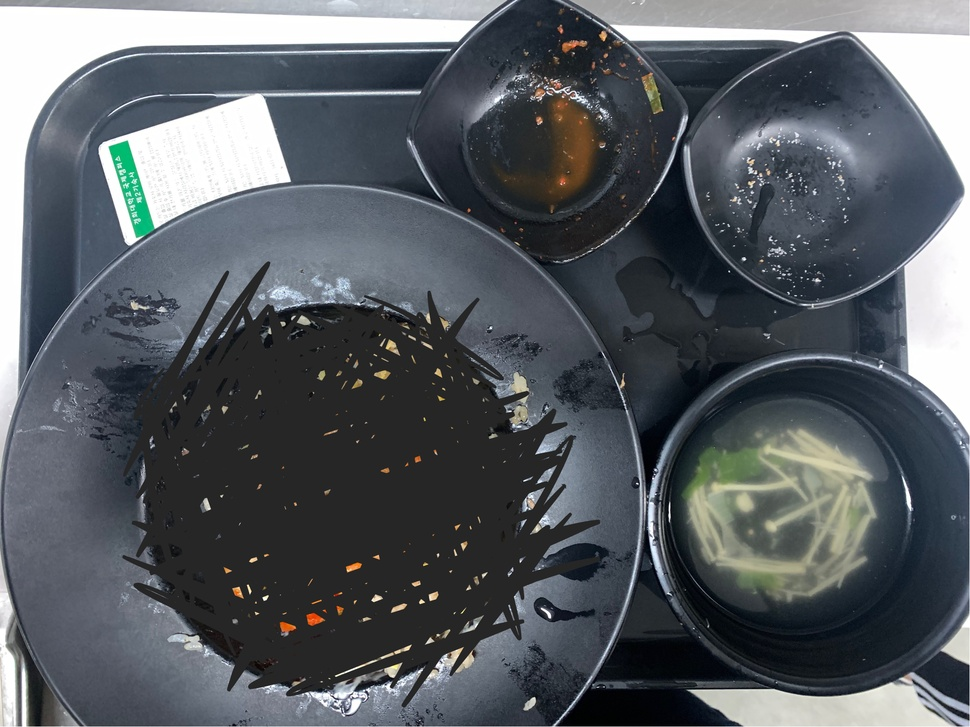
#> input picture img/tray_ori.jpg, 970 x 727 px, shrunk from 4033 x 3025 before the run
$ python tray_GrayBlurCannyContour.py
#> lines starting #> are read from the running program, lines starting #| are printed output that depends on the picture; after the words box and inside, x2 and y2 are one past the last pixel; in counts of white or black regions, pixels touching at a corner belong together
import cv2 as cv

def setLabel(image, str, contour):
    (text_width, text_height), baseline = cv.getTextSize(str, cv.FONT_HERSHEY_SIMPLEX, 0.7, 1)
    x,y,width,height = cv.boundingRect(contour)
    pt_x = x+int((width-text_width)/2)
    pt_y = y+int((height + text_height)/2)
    cv.rectangle(image, (pt_x, pt_y+baseline), (pt_x+text_width, pt_y-text_height), (200,200,200), cv.FILLED)
    cv.putText(image, str, (pt_x, pt_y), cv.FONT_HERSHEY_SIMPLEX, 0.7, (0,0,0), 1, 8)


img_color = cv.imread('../img/tray_ori.jpg', cv.IMREAD_COLOR)
#> img_color is the input picture: shape (727, 970, 3); mean B, G, R 97.6, 92.5, 87.4
cv.imshow('result', img_color)
cv.waitKey(0)

img_blur = cv.GaussianBlur(img_color, (3, 3), 0)
cv.imshow('result', img_blur)
cv.imwrite('../img/tray_blur.jpg', img_blur)

img_canny = cv.Canny(img_blur, 100, 300)
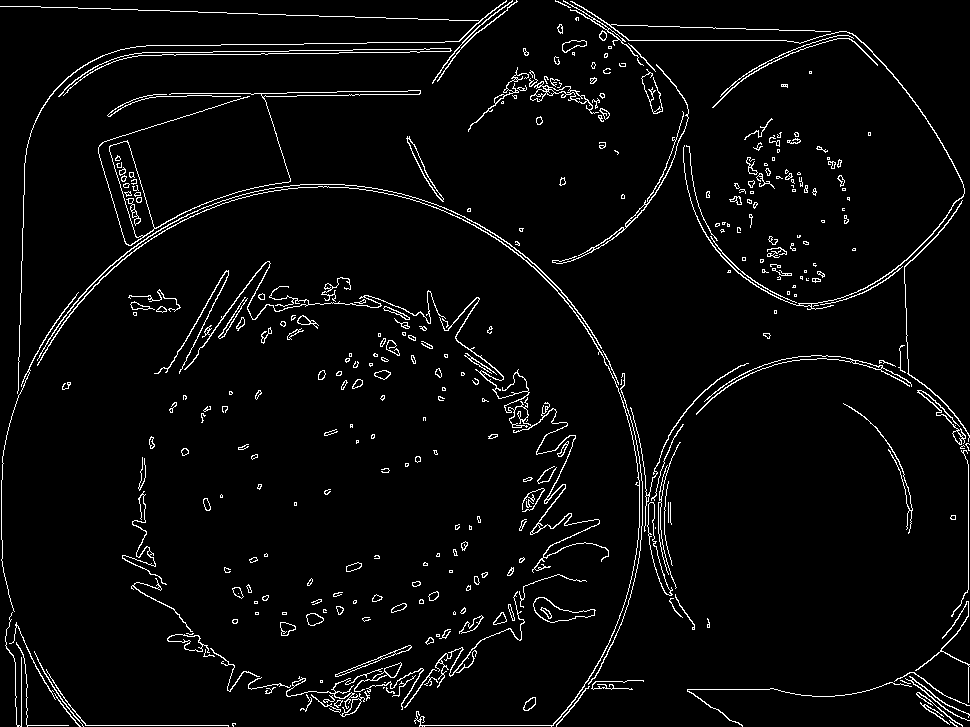
#> img_canny: shape (727, 970); 3.9% white in thin lines or dots
cv.imshow('result', img_canny)
cv.imwrite('../img/tray_canny.jpg', img_canny)

img_gray = cv.cvtColor(img_color, cv.COLOR_BGR2GRAY)
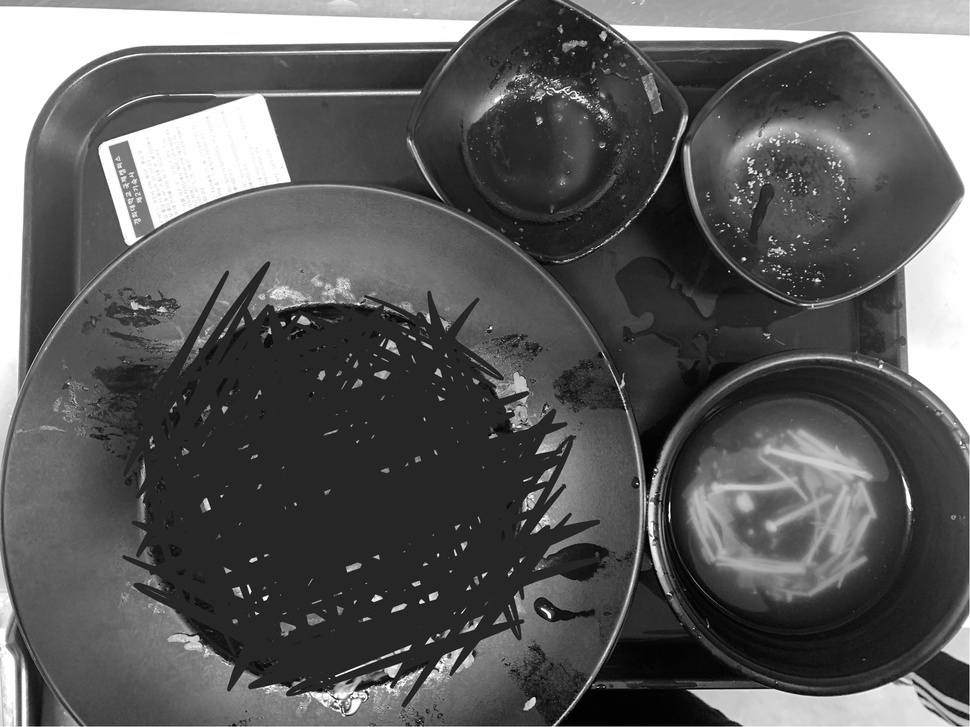
#> img_gray: shape (727, 970); min 0, max 255, mean 91.5
cv.imshow('result', img_gray)
cv.imwrite('../img/tray_gray.jpg', img_gray)
cv.waitKey(0)

ret,img_binary = cv.threshold(img_gray, 127, 255, cv.THRESH_BINARY_INV|cv.THRESH_OTSU)
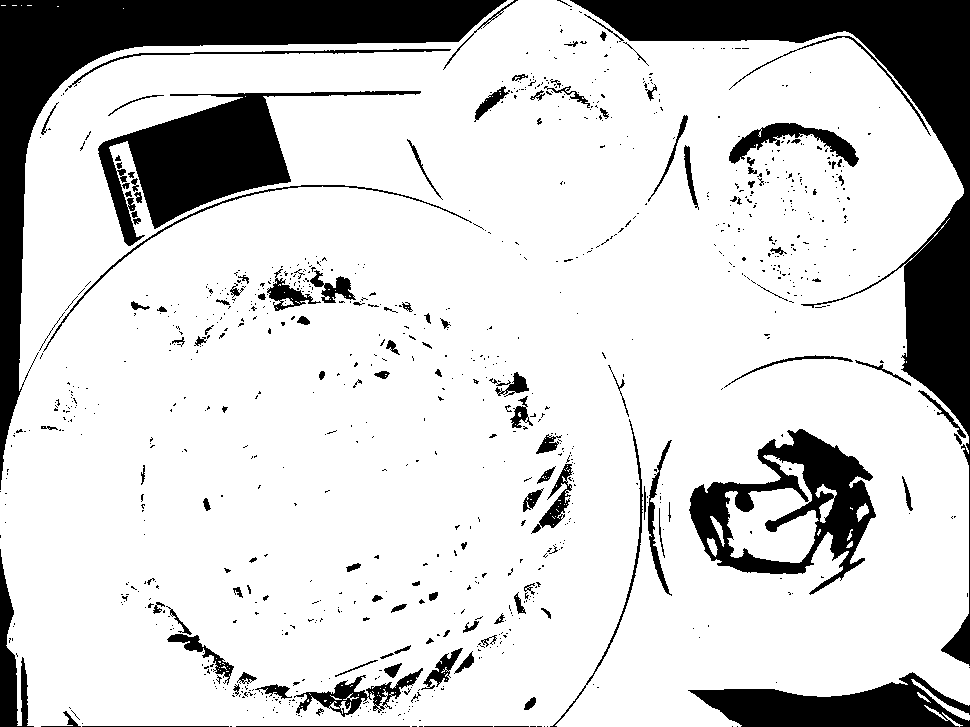
#> img_binary: shape (727, 970); 81.7% white; 971 black regions (838 under 20 px)
#> ret = 139
cv.imshow('result', img_binary)
cv.imwrite('../img/tray_binary.jpg', img_binary)
cv.waitKey(0)

contours, hierarchy = cv.findContours(img_binary, cv.RETR_EXTERNAL, cv.CHAIN_APPROX_SIMPLE)
#> contours = 11 contours, 7 with area under 20; largest, box (x1, y1, x2, y2) and area: (0, 0, 970, 727) 622381, (911, 679, 970, 721) 262, (924, 705, 963, 727) 72, (917, 692, 931, 703) 25

for cnt in contours:
    size = len(cnt)
    print(size)

    epsilon = 0.005 * cv.arcLength(cnt, True)
    approx = cv.approxPolyDP(cnt, epsilon, True)

    size = len(approx)
    print(size)

    cv.line(img_color, tuple(approx[0][0]), tuple(approx[size-1][0]), (0, 255, 0), 3)
    for k in range(size-1):
        cv.line(img_color, tuple(approx[k][0]), tuple(approx[k+1][0]), (0, 255, 0), 3)
#> this loop made 11 passes
#> (epsilon, approx) on passes 4 to 10: (0.01, [[906, 361], [906, 362]]), (0, [[123, 8]]), (0.01, [[57, 6], [58, 6]]), (0.04, [[27, 5], [31, 5]]), (0, [[21, 5]]), (0.04, [[12, 5], [16, 5]]), (0.04, [[1, 5], [5, 5]])
#> epsilon on passes 1, 2, 3, 11: 0.57, 0.177, 0.773, 21.69
#> (printed output is left out)
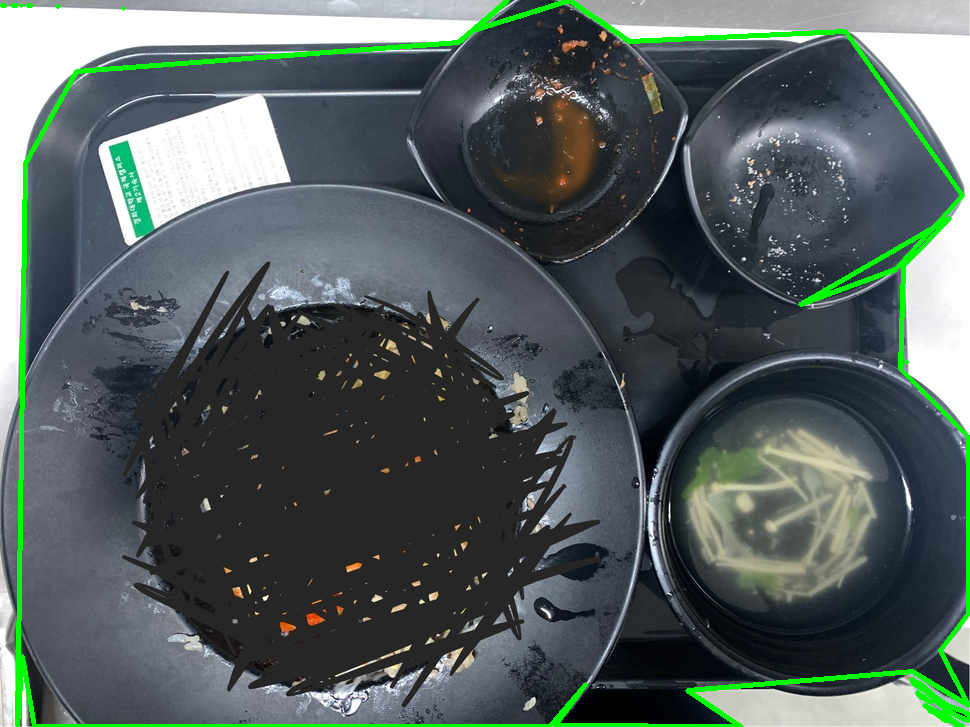
#> img_color: shape (727, 970, 3); 2.61% of pixels changed, all inside (x1, y1, x2, y2) = (0, 0, 970, 727)


cv.imshow('result', img_color)
cv.imwrite('../img/tray_contour.jpg', img_color)
cv.waitKey(0)
